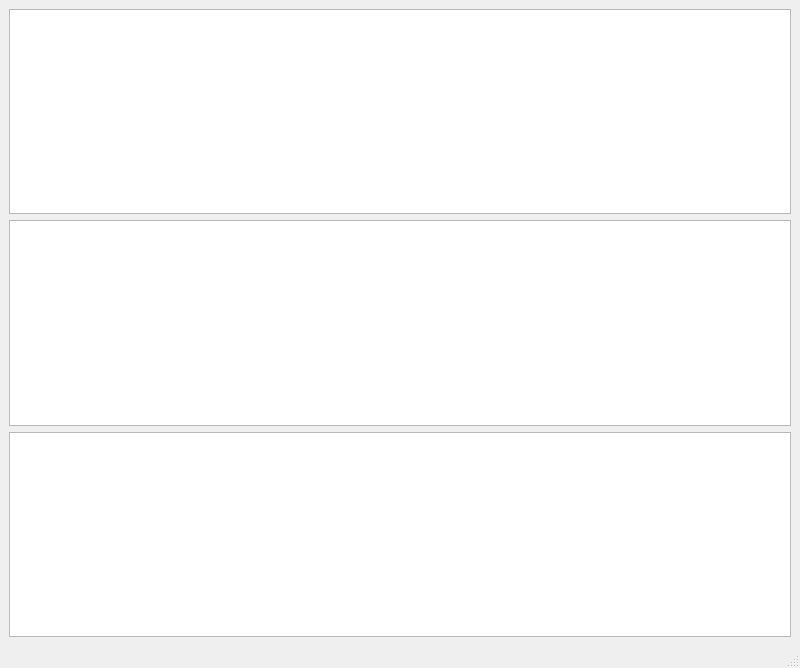
<?xml version="1.0" encoding="UTF-8"?>
<ui version="4.0">
 <class>MainWindow</class>
 <widget class="QMainWindow" name="MainWindow">
  <property name="geometry">
   <rect>
    <x>0</x>
    <y>0</y>
    <width>800</width>
    <height>668</height>
   </rect>
  </property>
  <property name="windowTitle">
   <string>MainWindow</string>
  </property>
  <widget class="QWidget" name="centralwidget">
   <layout class="QVBoxLayout" name="verticalLayout">
    <item>
     <widget class="QListView" name="listView"/>
    </item>
    <item>
     <widget class="QTableView" name="tableView"/>
    </item>
    <item>
     <widget class="QTreeView" name="treeView"/>
    </item>
   </layout>
  </widget>
  <widget class="QMenuBar" name="menubar">
   <property name="geometry">
    <rect>
     <x>0</x>
     <y>0</y>
     <width>800</width>
     <height>21</height>
    </rect>
   </property>
  </widget>
  <widget class="QStatusBar" name="statusbar"/>
 </widget>
 <resources/>
 <connections/>
</ui>
